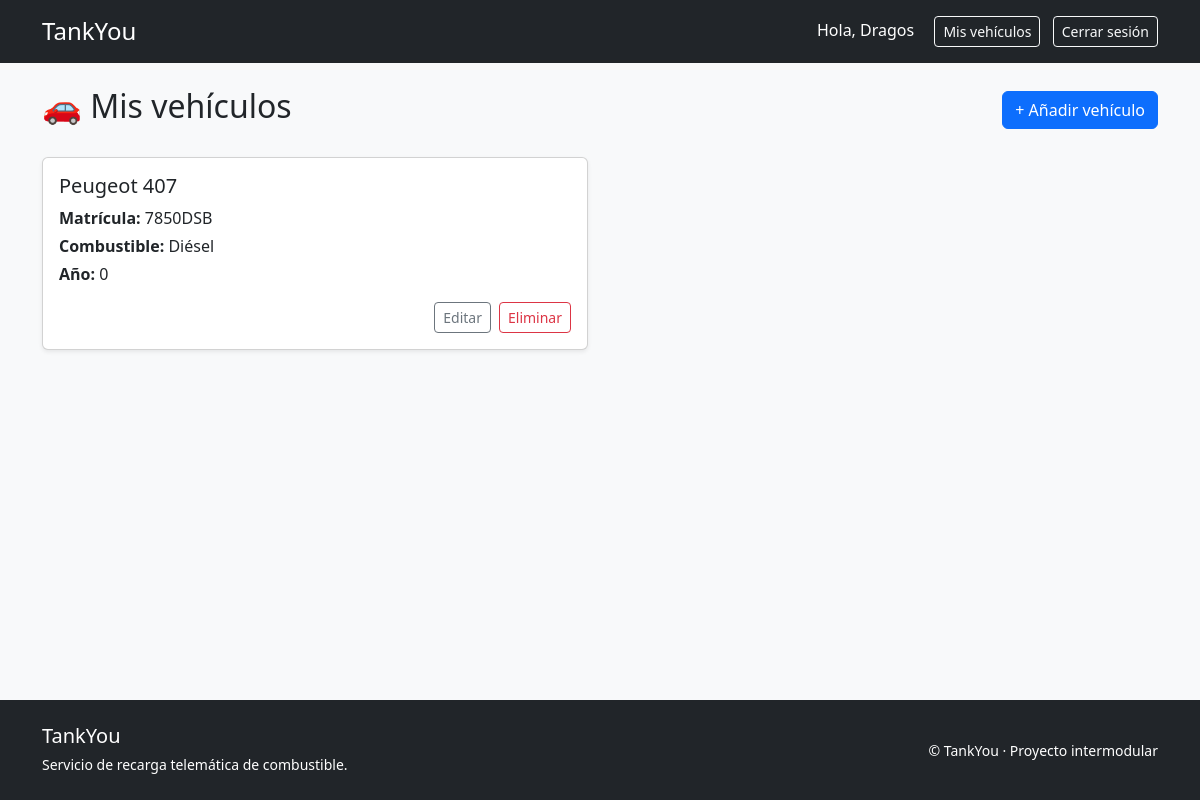
The app's page /vehicles/ (signed in) with its own data.
### users/models.py (models this page shows, shortened)
class Usuario(AbstractBaseUser, PermissionsMixin):
    nombre = models.CharField(max_length=50)
    apellidos = models.CharField(max_length=100)
    email = models.EmailField(max_length=100, unique=True)
    fecha_nacimiento = models.DateField(null=True, blank=True)
    dni = models.CharField(max_length=20, unique=True, null=True, blank=True)
    direccion = models.CharField(max_length=150, null=True, blank=True)
    telefono = models.CharField(max_length=25, null=True, blank=True)
    verificado = models.BooleanField(default=False)
    is_active = models.BooleanField(default=True)
    is_admin = models.BooleanField(default=False)
    is_staff = models.BooleanField(default=False)
    create_date = models.DateTimeField(auto_now_add=True)
    update_date = models.DateTimeField(auto_now=True)
    objects = MyUserManager()
    USERNAME_FIELD = 'email'
    REQUIRED_FIELDS = ['nombre', 'apellidos']

### vehicles/models.py (models this page shows, shortened)
class Vehiculo(models.Model):
    TIPO_COMBUSTIBLE_CHOICES = [
        ('gasolina', 'Gasolina'),
        ('diesel', 'Diésel'),
    ]
    usuario = models.ForeignKey(verbose_name='Usuario', to=Usuario, on_delete=models.CASCADE, related_name='vehiculos')
    matricula = models.CharField(verbose_name='Matricula', max_length=50, unique=True)
    modelo = models.CharField(verbose_name='Modelo', max_length=50)
    marca = models.CharField(verbose_name='Marca', max_length=50)
    color = models.CharField(verbose_name='Color', max_length=30)
    tipo_combustible = models.CharField(verbose_name='Tipo de combustible', max_length=20, choices=TIPO_COMBUSTIBLE_CHOICES)
    anyo_compra = models.IntegerField(verbose_name='Año de compra', default=0)
    class Meta:
        constraints = [
            models.UniqueConstraint(fields=['matricula'], name='unique_matricula')
        ]
    class Meta:
        verbose_name = "Vehículo"
        verbose_name_plural = "Vehículos"
        ordering = ['marca', 'modelo', 'matricula']

### vehicles/views.py (the view)
# urls.py: path("vehicles/", vehicle_views.VehiclesHomeView.as_view(), name="vehicles"),
class VehiclesHomeView(LoginRequiredMixin, TemplateView):
    template_name = 'vehicles.html'
    paginate_by = 2
    login_url = 'login'
    def get_context_data(self, **kwargs):
        context = super().get_context_data(**kwargs)
        marca = self.request.GET.get('marca')
        anio = self.request.GET.get('anio')
        ordenar_marca = self.request.GET.get('ordenar_marca')
        ordenar_anio = self.request.GET.get('ordenar_anio')
        page = self.request.GET.get('page')
        vehiculos = Vehiculo.objects.filter(usuario=self.request.user)
        if marca:
            vehiculos = vehiculos.filter(marca__icontains=marca)
        if anio and anio.isdigit():
            vehiculos = vehiculos.filter(anyo_compra=anio)
        ordenaciones = []
        if ordenar_marca == "True":
            ordenaciones.append("-marca")
        if ordenar_anio == "True":
            ordenaciones.append("anyo_compra")
        if ordenaciones:
            vehiculos = vehiculos.order_by(*ordenaciones)
        paginator = Paginator(vehiculos, self.paginate_by)
        page_obj = paginator.get_page(page)
        context["vehiculos"] = page_obj
        context["page_obj"] = page_obj
        context["marca"] = marca
        context["anio"] = anio
        context["ordenar_marca"] = ordenar_marca
        context["ordenar_anio"] = ordenar_anio
        return context

### templates/vehicles.html (shortened to what this page needs)
{% extends "base.html" %}
{% block content %}
<div class="d-flex justify-content-between align-items-center mb-4">
    <h2>🚗 Mis vehículos</h2>
    <a href="{% url 'vehiculo_crear' %}" class="btn btn-primary">
        + Añadir vehículo
    </a>
</div>
{% if vehiculos %}
    <div class="row">
        {% for v in vehiculos %}
            <div class="col-md-6 mb-3">
                <div class="card shadow-sm">
                    <div class="card-body">
                        <h5 class="card-title">
                            {{ v.marca }} {{ v.modelo }}
                        </h5>
                        <p class="mb-1">
                            <strong>Matrícula:</strong> {{ v.matricula }}
                        </p>
                        <p class="mb-1">
                            <strong>Combustible:</strong>
                            {{ v.get_tipo_combustible_display }}
                        </p>
                        <p class="mb-3">
                            <strong>Año:</strong> {{ v.anyo_compra }}
                        </p>
                        <div class="d-flex justify-content-end gap-2">
                            <a href="{% url 'vehiculo_editar' v.pk %}"
                               class="btn btn-outline-secondary btn-sm">
                                Editar
                            </a>
                            <a href="{% url 'vehiculo_eliminar' v.pk %}"
                               class="btn btn-outline-danger btn-sm">
                                Eliminar
                            </a>
                        </div>
                    </div>
                </div>
            </div>
        {% endfor %}
    </div>
{% else %}
    <div class="alert alert-info">
        No tienes vehículos registrados todavía.
    </div>
{% endif %}
{% endblock %}

### templates/header.html (shortened to what this page needs)
<header class="bg-dark text-white py-3">
    <div class="container d-flex justify-content-between align-items-center">
        <h1 class="h4 mb-0">
            <a href="{% url 'Home' %}" class="text-white text-decoration-none">
                TankYou
            </a>
        </h1>
        <div>
            {% if user.is_authenticated %}
                <span class="me-3">
                     Hola, {{ user.nombre }}
                </span>
                <a href="{% url 'vehicles' %}" class="btn btn-outline-light btn-sm me-2">
                    Mis vehículos
                </a>
                <form method="post" action="{% url 'logout' %}" class="d-inline">
                    <button class="btn btn-outline-light btn-sm">
                        Cerrar sesión
                    </button>
                </form>
            {% else %}
                <a href="{% url 'login' %}" class="btn btn-outline-light btn-sm">
                    Iniciar sesión
                </a>
            {% endif %}
        </div>
    </div>
</header>

### records on screen
Usuario: nombre "Dragos"
Vehiculo: marca "Peugeot", modelo "407", matricula "7850DSB", tipo_combustible "Diésel", anyo_compra "0"
